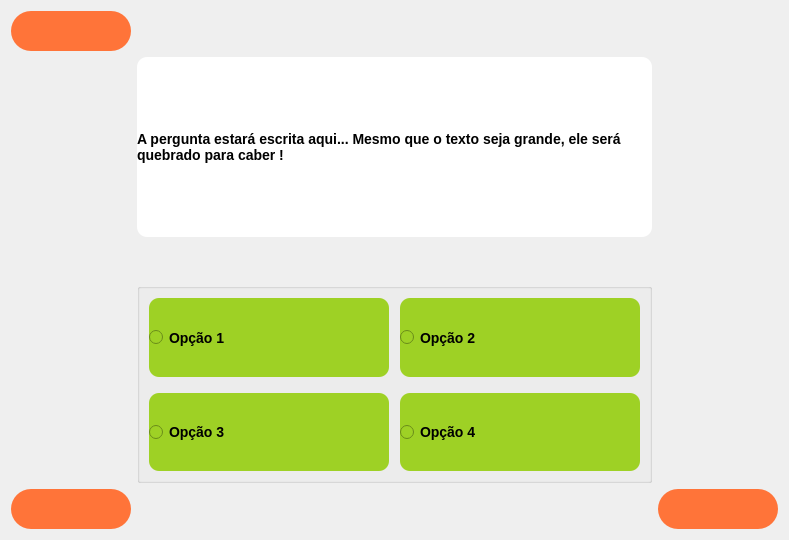
      <widget class="QWidget" name="questionario">
       <layout class="QGridLayout" name="gridLayout_6">
        <item row="0" column="1">
         <spacer name="verticalSpacer_4">
          <property name="orientation">
           <enum>Qt::Vertical</enum>
          </property>
          <property name="sizeType">
           <enum>QSizePolicy::Minimum</enum>
          </property>
          <property name="sizeHint" stdset="0">
           <size>
            <width>20</width>
            <height>40</height>
           </size>
          </property>
         </spacer>
        </item>
        <item row="4" column="2" alignment="Qt::AlignRight|Qt::AlignBottom">
         <widget class="QPushButton" name="pushButton_proximo_pergunta">
          <property name="sizePolicy">
           <sizepolicy hsizetype="Fixed" vsizetype="Fixed">
            <horstretch>0</horstretch>
            <verstretch>0</verstretch>
           </sizepolicy>
          </property>
          <property name="minimumSize">
           <size>
            <width>120</width>
            <height>40</height>
           </size>
          </property>
          <property name="maximumSize">
           <size>
            <width>120</width>
            <height>40</height>
           </size>
          </property>
          <property name="font">
           <font>
            <pointsize>10</pointsize>
            <weight>75</weight>
            <bold>true</bold>
           </font>
          </property>
          <property name="cursor">
           <cursorShape>PointingHandCursor</cursorShape>
          </property>
          <property name="styleSheet">
           <string notr="true">QPushButton {
	background-color: #FF7439;
	border-radius: 20px;
	border: none;
	color: #fff;
}

QPushButton:hover {
	background-color: #c8592d;
}

QPushButton:pressed {
	background-color: #c8592d;
}</string>
          </property>
          <property name="text">
           <string/>
          </property>
         </widget>
        </item>
        <item row="0" column="0">
         <widget class="QPushButton" name="pushButton_inicio_pergunta">
          <property name="sizePolicy">
           <sizepolicy hsizetype="Fixed" vsizetype="Fixed">
            <horstretch>0</horstretch>
            <verstretch>0</verstretch>
           </sizepolicy>
          </property>
          <property name="minimumSize">
           <size>
            <width>120</width>
            <height>40</height>
           </size>
          </property>
          <property name="font">
           <font>
            <weight>75</weight>
            <bold>true</bold>
           </font>
          </property>
          <property name="cursor">
           <cursorShape>PointingHandCursor</cursorShape>
          </property>
          <property name="styleSheet">
           <string notr="true">QPushButton {
	background-color: #FF7439;
	border-radius: 20px;
	border: none;
	color: #fff;
}

QPushButton:hover {
	background-color: #c8592d;
}

QPushButton:pressed {
	background-color: #c8592d;
}</string>
          </property>
          <property name="text">
           <string/>
          </property>
         </widget>
        </item>
        <item row="1" column="0">
         <spacer name="horizontalSpacer">
          <property name="orientation">
           <enum>Qt::Horizontal</enum>
          </property>
          <property name="sizeType">
           <enum>QSizePolicy::Minimum</enum>
          </property>
          <property name="sizeHint" stdset="0">
           <size>
            <width>30</width>
            <height>20</height>
           </size>
          </property>
         </spacer>
        </item>
        <item row="1" column="2">
         <spacer name="horizontalSpacer_8">
          <property name="orientation">
           <enum>Qt::Horizontal</enum>
          </property>
          <property name="sizeType">
           <enum>QSizePolicy::Minimum</enum>
          </property>
          <property name="sizeHint" stdset="0">
           <size>
            <width>30</width>
            <height>20</height>
           </size>
          </property>
         </spacer>
        </item>
        <item row="3" column="1">
         <widget class="QGroupBox" name="groupBox_respostas_questionario">
          <property name="minimumSize">
           <size>
            <width>400</width>
            <height>200</height>
           </size>
          </property>
          <property name="styleSheet">
           <string notr="true">background: none;</string>
          </property>
          <property name="title">
           <string/>
          </property>
          <layout class="QGridLayout" name="gridLayout_9">
           <item row="2" column="2">
            <widget class="QRadioButton" name="radioButton_resposta4">
             <property name="sizePolicy">
              <sizepolicy hsizetype="Expanding" vsizetype="Expanding">
               <horstretch>0</horstretch>
               <verstretch>0</verstretch>
              </sizepolicy>
             </property>
             <property name="cursor">
              <cursorShape>PointingHandCursor</cursorShape>
             </property>
             <property name="styleSheet">
              <string notr="true">QRadioButton{
font-size:14px;
font-weight: bold;
background-color: #9ED125;
border-radius: 10px;
min-width: 220px;
min-height: 60px;
}

QRadioButton::checked{
background-color: #789d1c;
}</string>
             </property>
             <property name="text">
              <string>Opção 4</string>
             </property>
            </widget>
           </item>
           <item row="0" column="2">
            <widget class="QRadioButton" name="radioButton_resposta2">
             <property name="sizePolicy">
              <sizepolicy hsizetype="Expanding" vsizetype="Expanding">
               <horstretch>0</horstretch>
               <verstretch>0</verstretch>
              </sizepolicy>
             </property>
             <property name="cursor">
              <cursorShape>PointingHandCursor</cursorShape>
             </property>
             <property name="styleSheet">
              <string notr="true">QRadioButton{
font-size:14px;
font-weight: bold;
background-color: #9ED125;
border-radius: 10px;
min-width: 220px;
min-height: 60px;
}

QRadioButton::checked{
background-color: #789d1c;
}</string>
             </property>
             <property name="text">
              <string>Opção 2</string>
             </property>
             <property name="autoRepeat">
              <bool>true</bool>
             </property>
            </widget>
           </item>
           <item row="2" column="0">
            <widget class="QRadioButton" name="radioButton_resposta3">
             <property name="sizePolicy">
              <sizepolicy hsizetype="Expanding" vsizetype="Expanding">
               <horstretch>0</horstretch>
               <verstretch>0</verstretch>
              </sizepolicy>
             </property>
             <property name="cursor">
              <cursorShape>PointingHandCursor</cursorShape>
             </property>
             <property name="styleSheet">
              <string notr="true">QRadioButton{
font-size:14px;
font-weight: bold;
background-color: #9ED125;
border-radius: 10px;
min-width: 220px;
min-height: 60px;
}

QRadioButton::checked{
background-color: #789d1c;
}</string>
             </property>
             <property name="text">
              <string>Opção 3</string>
             </property>
            </widget>
           </item>
           <item row="0" column="0">
            <widget class="QRadioButton" name="radioButton_resposta1">
             <property name="sizePolicy">
              <sizepolicy hsizetype="Expanding" vsizetype="Expanding">
               <horstretch>0</horstretch>
               <verstretch>0</verstretch>
              </sizepolicy>
             </property>
             <property name="cursor">
              <cursorShape>PointingHandCursor</cursorShape>
             </property>
             <property name="autoFillBackground">
              <bool>false</bool>
             </property>
             <property name="styleSheet">
              <string notr="true">QRadioButton{
font-size:14px;
font-weight: bold;
background-color: #9ED125;
border-radius: 10px;
min-width: 220px;
min-height: 60px;
}

QRadioButton::checked{
background-color: #789d1c;
}</string>
             </property>
             <property name="text">
              <string>Opção 1</string>
             </property>
             <property name="autoRepeat">
              <bool>false</bool>
             </property>
             <property name="autoRepeatDelay">
              <number>301</number>
             </property>
            </widget>
           </item>
           <item row="1" column="0">
            <spacer name="verticalSpacer_8">
             <property name="orientation">
              <enum>Qt::Vertical</enum>
             </property>
             <property name="sizeType">
              <enum>QSizePolicy::Minimum</enum>
             </property>
             <property name="sizeHint" stdset="0">
              <size>
               <width>20</width>
               <height>10</height>
              </size>
             </property>
            </spacer>
           </item>
           <item row="0" column="1">
            <spacer name="horizontalSpacer_3">
             <property name="orientation">
              <enum>Qt::Horizontal</enum>
             </property>
             <property name="sizeType">
              <enum>QSizePolicy::MinimumExpanding</enum>
             </property>
             <property name="sizeHint" stdset="0">
              <size>
               <width>5</width>
               <height>20</height>
              </size>
             </property>
            </spacer>
           </item>
          </layout>
         </widget>
        </item>
        <item row="1" column="1">
         <widget class="QLabel" name="label_pergunta">
          <property name="sizePolicy">
           <sizepolicy hsizetype="Expanding" vsizetype="Preferred">
            <horstretch>0</horstretch>
            <verstretch>0</verstretch>
           </sizepolicy>
          </property>
          <property name="minimumSize">
           <size>
            <width>500</width>
            <height>180</height>
           </size>
          </property>
          <property name="styleSheet">
           <string notr="true">background-color: white;
font-size: 14px;
color: black;
border: none;
border-radius: 10px;
font-weight:bold;</string>
          </property>
          <property name="text">
           <string>A pergunta estará escrita aqui... Mesmo que o texto seja grande, ele será quebrado para caber !</string>
          </property>
          <property name="scaledContents">
           <bool>true</bool>
          </property>
          <property name="alignment">
           <set>Qt::AlignLeading|Qt::AlignLeft|Qt::AlignVCenter</set>
          </property>
          <property name="wordWrap">
           <bool>true</bool>
          </property>
          <property name="margin">
           <number>15</number>
          </property>
          <property name="indent">
           <number>0</number>
          </property>
         </widget>
        </item>
        <item row="4" column="0" alignment="Qt::AlignLeft|Qt::AlignBottom">
         <widget class="QPushButton" name="pushButton_voltar_pergunta">
          <property name="sizePolicy">
           <sizepolicy hsizetype="Fixed" vsizetype="Fixed">
            <horstretch>0</horstretch>
            <verstretch>0</verstretch>
           </sizepolicy>
          </property>
          <property name="minimumSize">
           <size>
            <width>120</width>
            <height>40</height>
           </size>
          </property>
          <property name="maximumSize">
           <size>
            <width>120</width>
            <height>40</height>
           </size>
          </property>
          <property name="font">
           <font>
            <pointsize>10</pointsize>
            <weight>75</weight>
            <bold>true</bold>
           </font>
          </property>
          <property name="cursor">
           <cursorShape>PointingHandCursor</cursorShape>
          </property>
          <property name="styleSheet">
           <string notr="true">QPushButton {
	background-color: #FF7439;
	border-radius: 20px;
	border: none;
	color: #fff;
}

QPushButton:hover {
	background-color: #c8592d;
}

QPushButton:pressed {
	background-color: #c8592d;
}</string>
          </property>
          <property name="text">
           <string/>
          </property>
         </widget>
        </item>
        <item row="4" column="1">
         <spacer name="verticalSpacer_6">
          <property name="orientation">
           <enum>Qt::Vertical</enum>
          </property>
          <property name="sizeType">
           <enum>QSizePolicy::Fixed</enum>
          </property>
          <property name="sizeHint" stdset="0">
           <size>
            <width>20</width>
            <height>40</height>
           </size>
          </property>
         </spacer>
        </item>
        <item row="2" column="1">
         <spacer name="verticalSpacer_7">
          <property name="orientation">
           <enum>Qt::Vertical</enum>
          </property>
          <property name="sizeType">
           <enum>QSizePolicy::Minimum</enum>
          </property>
          <property name="sizeHint" stdset="0">
           <size>
            <width>20</width>
            <height>40</height>
           </size>
          </property>
         </spacer>
        </item>
       </layout>
      </widget>
